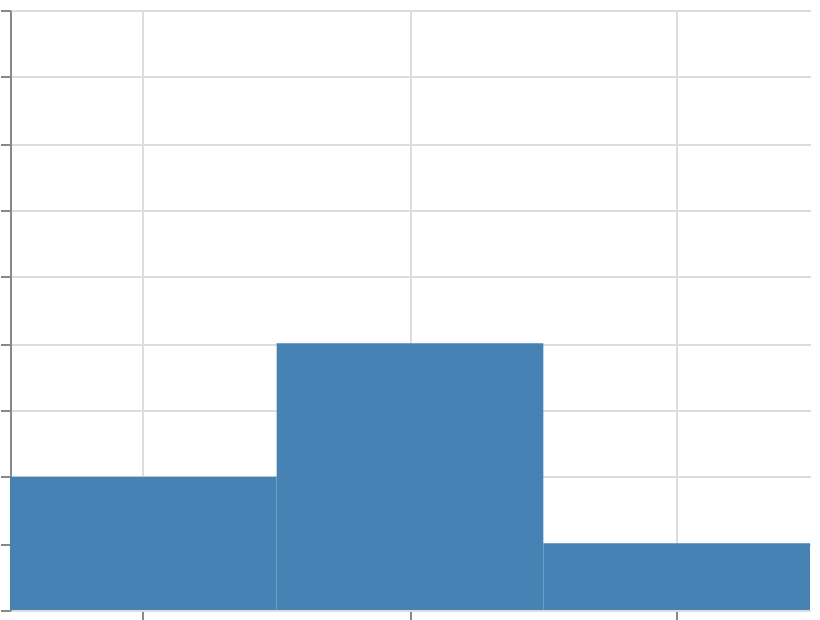

Describe this chart as a Vega-Lite specification.
### Vega specification from a JSON file in a GitHub repository (floating-point values rounded to 4 significant figures)
{"$schema": "https://vega.github.io/schema/vega/v6.json", "width": 400, "height": 300, "padding": 5, "autosize": "none", "data": [{"name": "table", "values": [{"cat": "A", "val": 3}, {"cat": "B", "val": 5}, {"cat": "C", "val": 2}]}], "scales": [{"name": "x", "type": "band", "domain": {"data": "table", "field": "cat", "sort": true}, "range": "width"}, {"name": "y", "type": "linear", "domain": {"data": "table", "field": "val"}, "domainMin": 1, "domainMax": 10, "range": [{"signal": "height"}, 0]}], "marks": [{"type": "rect", "from": {"data": "table"}, "encode": {"update": {"x": {"scale": "x", "field": "cat"}, "width": {"scale": "x", "band": 1}, "y": {"scale": "y", "field": "val"}, "y2": {"signal": "height"}, "fill": {"value": "steelblue"}}}}], "axes": [{"scale": "x", "orient": "bottom", "grid": true, "labels": false}, {"scale": "y", "orient": "left", "grid": true, "labels": false}]}
